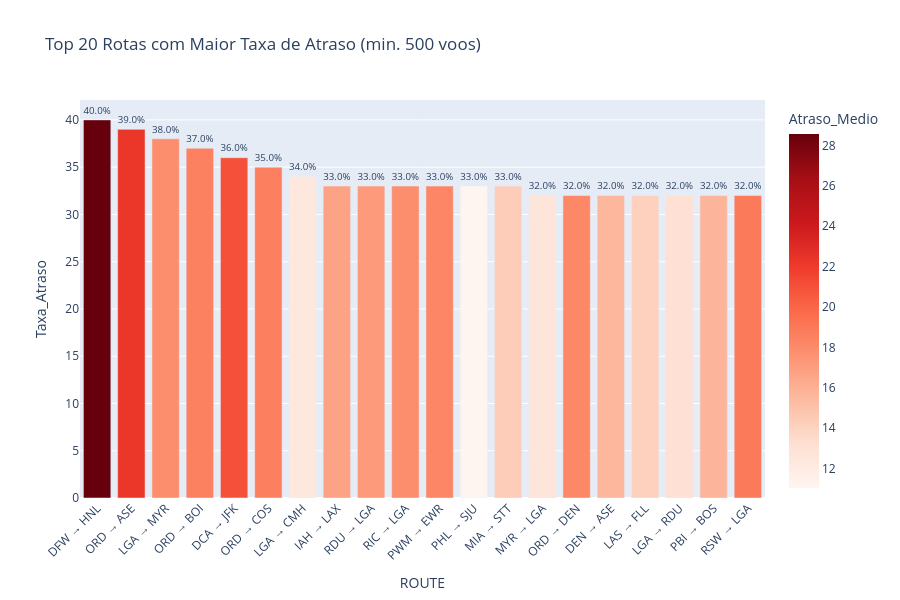

The code cell stored with this chart in its notebook:
### Code cell
# 4.3 Análise de Rotas Mais Problemáticas
print('='*60)
print('TOP 20 ROTAS MAIS PROBLEMÁTICAS')
print('='*60)

# Calcular métricas por rota
route_stats = df_valid.groupby('ROUTE').agg({
    'ARRIVAL_DELAY': ['mean', 'median'],
    'IS_DELAYED': 'mean',
    'FLIGHT_NUMBER': 'count'
}).round(2)
route_stats.columns = ['Atraso_Medio', 'Atraso_Mediano', 'Taxa_Atraso', 'Total_Voos']
route_stats['Taxa_Atraso'] = (route_stats['Taxa_Atraso'] * 100).round(2)

# Filtrar rotas com mais de 500 voos
route_stats_filtered = route_stats[route_stats['Total_Voos'] >= 500].sort_values('Taxa_Atraso', ascending=False)

# Top 20 piores rotas
top_20_routes = route_stats_filtered.head(20).reset_index()

fig = px.bar(top_20_routes, 
             x='ROUTE', 
             y='Taxa_Atraso',
             color='Atraso_Medio',
             color_continuous_scale='Reds',
             text='Taxa_Atraso',
             hover_data=['Atraso_Medio', 'Total_Voos'],
             title='Top 20 Rotas com Maior Taxa de Atraso (min. 500 voos)')

fig.update_traces(texttemplate='%{text:.1f}%', textposition='outside')
fig.update_layout(xaxis_tickangle=-45, height=600)
fig.show()

print('\n📊 TOP 10 ROTAS MAIS PROBLEMÁTICAS:')
for i, row in top_20_routes.head(10).iterrows():
    print(f'   {i+1:2}. {row["ROUTE"]}: Taxa {row["Taxa_Atraso"]:.1f}% | Atraso médio {row["Atraso_Medio"]:.1f}min | {row["Total_Voos"]:,} voos')

### Figure 1 — Plotly figure (JSON) as saved in the notebook; plotly's stock layout.template omitted (floating-point values rounded to 4 significant figures)
{"data": [{"customdata": [[28.57, 695.0], [22.26, 597.0], [17.84, 619.0], [18.53, 527.0], [20.96, 882.0], [18.61, 911.0], [12.38, 1316.0], [16.74, 4393.0], [17.2, 1681.0], [17.89, 1287.0], [18.25, 616.0], [11.04, 1024.0], [14.35, 932.0], [12.66, 637.0], [18.14, 5537.0], [15.62, 1022.0], [14.11, 1027.0], [13.08, 1776.0], [15.74, 1573.0], [18.94, 754.0]], "hovertemplate": "ROUTE=%{x}<br>Taxa_Atraso=%{text}<br>Atraso_Medio=%{marker.color}<br>Total_Voos=%{customdata[1]}<extra></extra>", "legendgroup": "", "marker": {"color": [28.57, 22.26, 17.84, 18.53, 20.96, 18.61, 12.38, 16.74, 17.2, 17.89, 18.25, 11.04, 14.35, 12.66, 18.14, 15.62, 14.11, 13.08, 15.74, 18.94], "coloraxis": "coloraxis", "pattern": {"shape": ""}}, "name": "", "orientation": "v", "showlegend": false, "text": [40.0, 39.0, 38.0, 37.0, 36.0, 35.0, 34.0, 33.0, 33.0, 33.0, 33.0, 33.0, 33.0, 32.0, 32.0, 32.0, 32.0, 32.0, 32.0, 32.0], "textposition": "outside", "texttemplate": "%{text:.1f}%", "type": "bar", "x": ["DFW → HNL", "ORD → ASE", "LGA → MYR", "ORD → BOI", "DCA → JFK", "ORD → COS", "LGA → CMH", "IAH → LAX", "RDU → LGA", "RIC → LGA", "PWM → EWR", "PHL → SJU", "MIA → STT", "MYR → LGA", "ORD → DEN", "DEN → ASE", "LAS → FLL", "LGA → RDU", "PBI → BOS", "RSW → LGA"], "xaxis": "x", "y": [40.0, 39.0, 38.0, 37.0, 36.0, 35.0, 34.0, 33.0, 33.0, 33.0, 33.0, 33.0, 33.0, 32.0, 32.0, 32.0, 32.0, 32.0, 32.0, 32.0], "yaxis": "y"}], "layout": {"barmode": "relative", "coloraxis": {"colorbar": {"title": {"text": "Atraso_Medio"}}, "colorscale": [[0, "rgb(255,245,240)"], [0.125, "rgb(254,224,210)"], [0.25, "rgb(252,187,161)"], [0.375, "rgb(252,146,114)"], [0.5, "rgb(251,106,74)"], [0.625, "rgb(239,59,44)"], [0.75, "rgb(203,24,29)"], [0.875, "rgb(165,15,21)"], [1, "rgb(103,0,13)"]]}, "height": 600, "legend": {"tracegroupgap": 0}, "title": {"text": "Top 20 Rotas com Maior Taxa de Atraso (min. 500 voos)"}, "xaxis": {"anchor": "y", "domain": [0, 1], "tickangle": -45, "title": {"text": "ROUTE"}}, "yaxis": {"anchor": "x", "domain": [0, 1], "title": {"text": "Taxa_Atraso"}}}}
